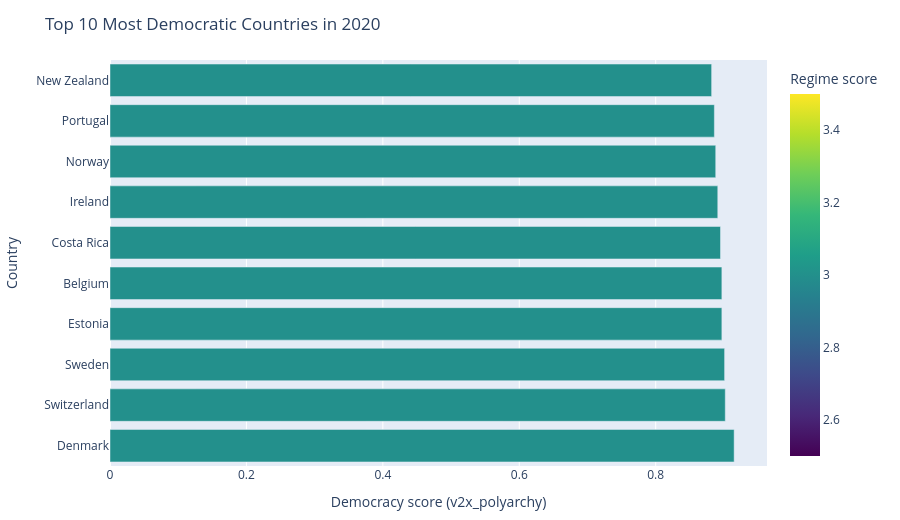

Notebook code for this chart:
### Markdown cell above
### 4. Table: Top 10 Countries by Democracy Score (2020)
Identifying the most democratic nations in 2020.

### Code cell
df_2020 = df2[df2['year'] == 2020]
top_10_dem = df_2020.nlargest(10, 'v2x_polyarchy')[['country_name', 'v2x_polyarchy', 'v2x_regime']].sort_values('v2x_polyarchy', ascending=True)

fig_table2 = px.bar(
    top_10_dem,
    x='v2x_polyarchy',
    y='country_name',
    orientation='h',
    color='v2x_regime',
    color_continuous_scale='Viridis',
    title='Top 10 Most Democratic Countries in 2020',
    labels={
        'country_name': 'Country',
        'v2x_polyarchy': 'Democracy score (v2x_polyarchy)',
        'v2x_regime': 'Regime score'
    }
)

fig_table2.update_layout(
    yaxis=dict(autorange='reversed'),
    margin=dict(l=20, r=20, t=60, b=20),
    height=520
)
fig_table2.show()
# save
save_fig(fig_table2, 'top10_democracy_2020')

### Figure 1 — Plotly figure (JSON) as saved in the notebook; plotly's stock layout.template omitted (floating-point values rounded to 4 significant figures)
{"data": [{"hovertemplate": "Democracy score (v2x_polyarchy)=%{x}<br>Country=%{y}<br>Regime score=%{marker.color}<extra></extra>", "legendgroup": "", "marker": {"color": [3.0, 3.0, 3.0, 3.0, 3.0, 3.0, 3.0, 3.0, 3.0, 3.0], "coloraxis": "coloraxis", "pattern": {"shape": ""}}, "name": "", "orientation": "h", "showlegend": false, "textposition": "auto", "type": "bar", "x": [0.882, 0.886, 0.888, 0.891, 0.895, 0.897, 0.897, 0.901, 0.902, 0.915], "xaxis": "x", "y": ["New Zealand", "Portugal", "Norway", "Ireland", "Costa Rica", "Belgium", "Estonia", "Sweden", "Switzerland", "Denmark"], "yaxis": "y"}], "layout": {"barmode": "relative", "coloraxis": {"colorbar": {"title": {"text": "Regime score"}}, "colorscale": [[0, "#440154"], [0.1111, "#482878"], [0.2222, "#3e4989"], [0.3333, "#31688e"], [0.4444, "#26828e"], [0.5556, "#1f9e89"], [0.6667, "#35b779"], [0.7778, "#6ece58"], [0.8889, "#b5de2b"], [1, "#fde725"]]}, "height": 520, "legend": {"tracegroupgap": 0}, "margin": {"b": 20, "l": 20, "r": 20, "t": 60}, "title": {"text": "Top 10 Most Democratic Countries in 2020"}, "xaxis": {"anchor": "y", "domain": [0, 1], "title": {"text": "Democracy score (v2x_polyarchy)"}}, "yaxis": {"anchor": "x", "autorange": "reversed", "domain": [0, 1], "title": {"text": "Country"}}}}
